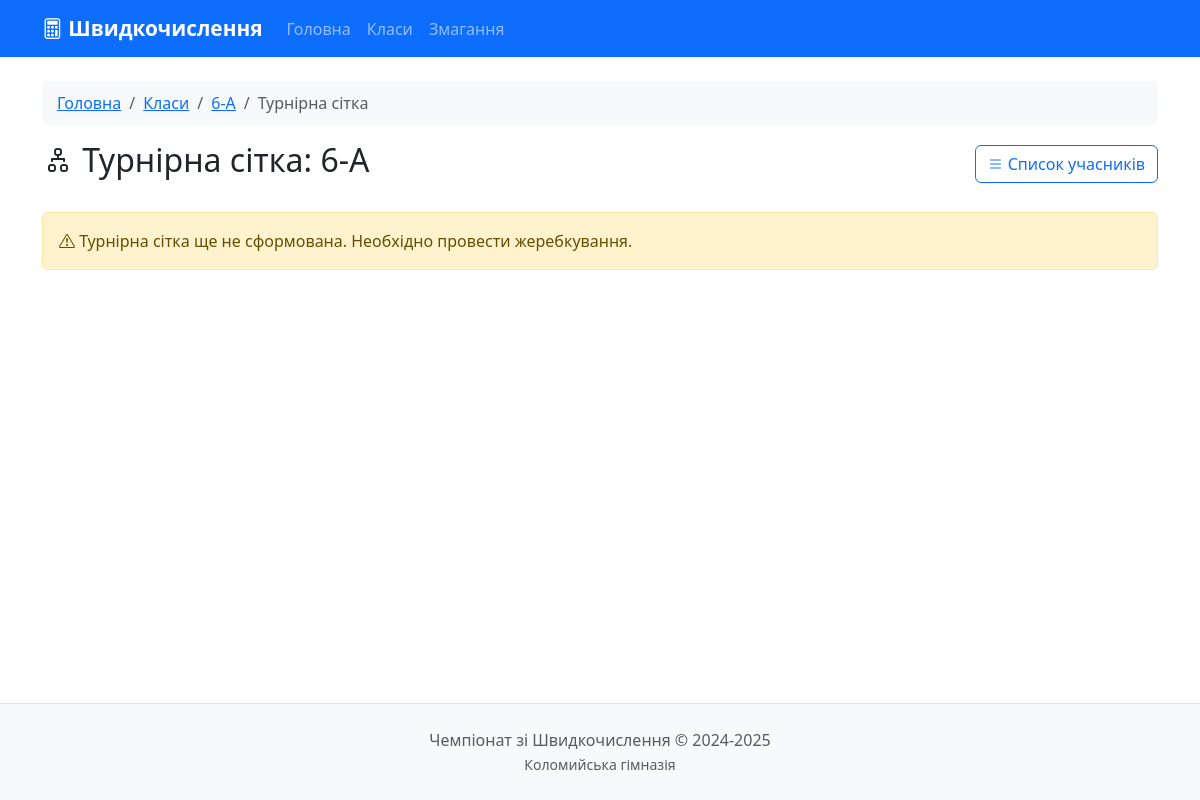
The page /bracket/6-А on the database as committed earlier.
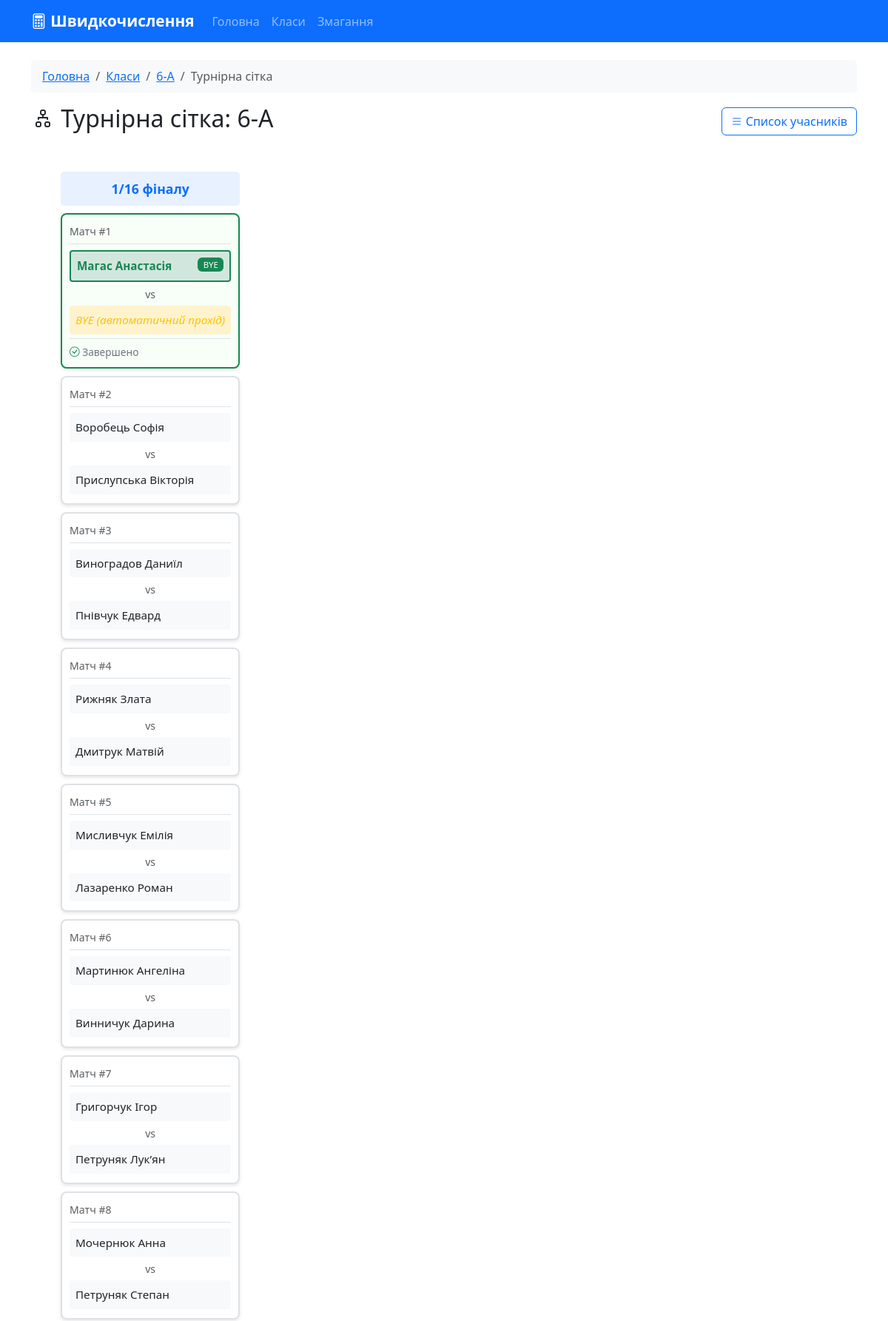
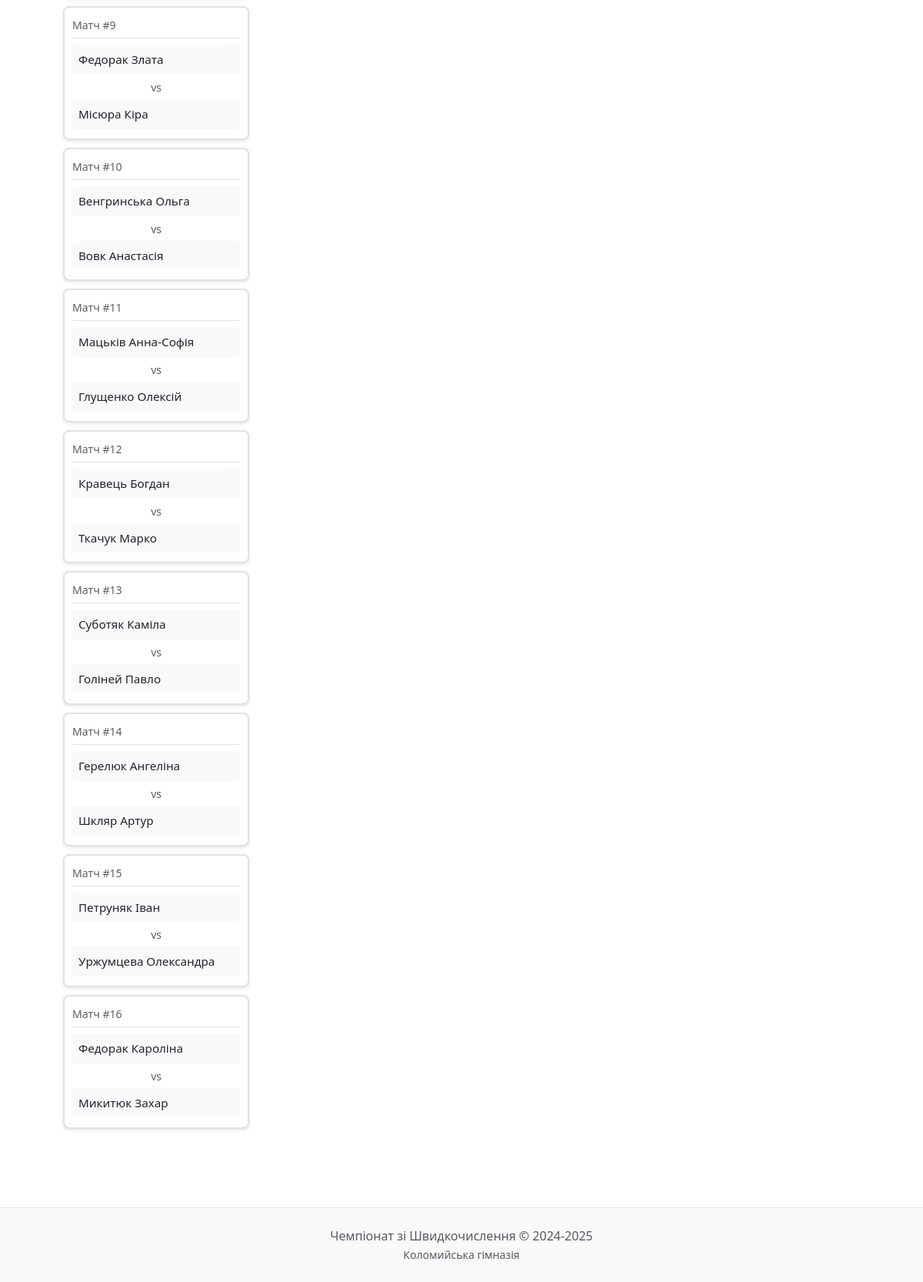
The same page on the database as committed later (2 pictures, top to bottom).
### models.py (models this page shows, shortened)
class Match(db.Model):
    id = db.Column(db.Integer, primary_key=True)
    student1_id = db.Column(db.Integer, db.ForeignKey('student.id'), nullable=False)
    student2_id = db.Column(db.Integer, db.ForeignKey('student.id'), nullable=True)
    class_name = db.Column(db.String(10), nullable=False)
    round_number = db.Column(db.Integer, nullable=False)
    match_number = db.Column(db.Integer, nullable=False)
    winner_id = db.Column(db.Integer, db.ForeignKey('student.id'), nullable=True)
    winner = db.relationship('Student', foreign_keys=[winner_id], backref='wins')
    scheduled_date = db.Column(db.DateTime, nullable=True)
    completed_date = db.Column(db.DateTime, nullable=True)
    is_completed = db.Column(db.Boolean, default=False)
    score1 = db.Column(db.Integer)
    score2 = db.Column(db.Integer)
    notes = db.Column(db.Text)
    @property
    def round_name(self):
        if self.round_number == 0:
            return "Кваліфікація"
        round_names = {
            1: "1/16 фіналу",
            2: "1/8 фіналу",
            3: "1/4 фіналу",
            4: "1/2 фіналу (Півфінал)",
            5: "Фінал",
            6: "За 3-є місце"
        }
        return round_names.get(self.round_number, f"Раунд {self.round_number}")

class Student(db.Model):
    id = db.Column(db.Integer, primary_key=True)
    first_name = db.Column(db.String(50), nullable=False)
    last_name = db.Column(db.String(50), nullable=False)
    patronymic = db.Column(db.String(50))
    class_name = db.Column(db.String(10), nullable=False)
    seed = db.Column(db.Integer)
    rating = db.Column(db.Integer, default=0)
    has_bye = db.Column(db.Boolean, default=False)
    home_matches = db.relationship('Match', foreign_keys='Match.student1_id', backref='student1', lazy=True)
    away_matches = db.relationship('Match', foreign_keys='Match.student2_id', backref='student2', lazy=True)
    @property
    def full_name(self):
        return f"{self.last_name} {self.first_name} {self.patronymic or ''}".strip()

### app.py (the view)
@app.route('/bracket/<class_name>')
def bracket(class_name):
    students = Student.query.filter_by(class_name=class_name).order_by(Student.seed).all()
    matches = Match.query.filter_by(class_name=class_name).order_by(Match.round_number, Match.match_number).all()
    rounds = {}
    for match in matches:
        if match.round_number not in rounds:
            rounds[match.round_number] = []
        rounds[match.round_number].append(match)
    return render_template('bracket.html',
                         class_name=class_name,
                         students=students,
                         rounds=sorted(rounds.items()))

### templates/bracket.html (shortened to what this page needs)
{% extends "base.html" %}
{% block content %}
<div class="row">
    <div class="col-12">
        <nav aria-label="breadcrumb">
            <ol class="breadcrumb">
                <li class="breadcrumb-item"><a href="{{ url_for('index') }}">Головна</a></li>
                <li class="breadcrumb-item"><a href="{{ url_for('classes') }}">Класи</a></li>
                <li class="breadcrumb-item"><a href="{{ url_for('class_detail', class_name=class_name) }}">{{ class_name }}</a></li>
                <li class="breadcrumb-item active">Турнірна сітка</li>
            </ol>
        </nav>
        <div class="d-flex justify-content-between align-items-center mb-4">
            <h2><i class="bi bi-diagram-2"></i> Турнірна сітка: {{ class_name }}</h2>
            <a href="{{ url_for('class_detail', class_name=class_name) }}" class="btn btn-outline-primary">
                <i class="bi bi-list"></i> Список учасників
            </a>
        </div>
        {% if rounds %}
        <div class="bracket">
            {% for round_num, round_matches in rounds %}
            <div class="round">
                <div class="round-title">
                    {% if round_matches %}
                        {{ round_matches[0].round_name }}
                    {% else %}
                        Раунд {{ round_num }}
                    {% endif %}
                </div>
                {% for match in round_matches %}
                <div class="match-card {% if match.is_completed %}completed{% endif %}">
                    <div class="match-header mb-2">
                        <small class="text-muted">Матч #{{ match.match_number }}</small>
                    </div>
                    <div class="participant {% if match.winner_id == match.student1_id %}winner{% endif %} {% if match.student1 and match.student1.has_bye %}text-success fw-bold{% endif %}">
                        {% if match.student1 %}
                            {{ match.student1.full_name }}
                            {% if match.student1.has_bye and match.round_number == 1 %}
                                <span class="badge bg-success float-end">BYE</span>
                            {% elif match.score1 is not none %}
                                <span class="badge bg-secondary float-end">{{ match.score1 }}</span>
                            {% endif %}
                        {% else %}
                            <span class="text-muted">Очікується...</span>
                        {% endif %}
                    </div>
                    <div class="text-center my-1">
                        <small class="text-muted">vs</small>
                    </div>
                    <div class="participant {% if match.student2_id is none %}bye{% elif match.winner_id == match.student2_id %}winner{% endif %}">
                        {% if match.student2 %}
                            {{ match.student2.full_name }}
                        {% elif match.student2_id is none and match.student1 %}
                            <span class="text-warning">BYE (автоматичний прохід)</span>
                        {% else %}
                            <span class="text-muted">Очікується...</span>
                        {% endif %}
                    </div>
                    {% if match.is_completed %}
                    <div class="match-info">
                        <i class="bi bi-check-circle text-success"></i> Завершено
                    </div>
                    {% endif %}
                </div>
                {% endfor %}
            </div>
            {% endfor %}
        </div>
        {% else %}
        <div class="alert alert-warning">
            <i class="bi bi-exclamation-triangle"></i>
            Турнірна сітка ще не сформована. Необхідно провести жеребкування.
        </div>
        {% endif %}
    </div>
</div>
{% endblock %}

### templates/base.html (shortened to what this page needs)
<!DOCTYPE html>
<html lang="uk">
<head>
    <link href="https://cdn.jsdelivr.net/npm/bootstrap@5.3.0/dist/css/bootstrap.min.css" rel="stylesheet">
    <link rel="stylesheet" href="https://cdn.jsdelivr.net/npm/bootstrap-icons@1.11.0/font/bootstrap-icons.css">
    <link rel="stylesheet" href="{{ url_for('static', filename='css/style.css') }}">
</head>
<body>
    <nav class="navbar navbar-expand-lg navbar-dark bg-primary">
        <div class="container">
            <a class="navbar-brand" href="{{ url_for('index') }}">
                <i class="bi bi-calculator"></i> Швидкочислення
            </a>
            <div class="collapse navbar-collapse" id="navbarNav">
                <ul class="navbar-nav me-auto">
                    <li class="nav-item">
                        <a class="nav-link {% if request.endpoint == 'index' %}active{% endif %}"
                           href="{{ url_for('index') }}">Головна</a>
                    </li>
                    <li class="nav-item">
                        <a class="nav-link {% if request.endpoint == 'classes' %}active{% endif %}"
                           href="{{ url_for('classes') }}">Класи</a>
                    </li>
                    <li class="nav-item">
                        <a class="nav-link {% if request.endpoint == 'matches' %}active{% endif %}"
                           href="{{ url_for('matches') }}">Змагання</a>
                    </li>
                </ul>
            </div>
        </div>
    </nav>
    <main class="container my-4">
        {% block content %}{% endblock %}
    </main>
    <footer class="bg-light py-4 mt-5">
        <div class="container text-center text-muted">
            <p class="mb-0">Чемпіонат зі Швидкочислення &copy; 2024-2025</p>
            <small>Коломийська гімназія</small>
        </div>
    </footer>
</body>
</html>

### static/css/style.css (style rules this page uses)
body { min-height: 100vh; display: flex; flex-direction: column; }
main { flex: 1; }
.navbar-brand { font-weight: bold; font-size: 1.3rem; }
.bracket { display: flex; padding: 20px; overflow-x: auto; min-height: 500px; }
.round { display: flex; flex-direction: column; justify-content: space-around; margin: 0 15px; }
.round-title { text-align: center; font-weight: bold; font-size: 1.1rem; margin-bottom: 20px; color: #0d6efd; padding: 10px; background: #e7f1ff; border-radius: 5px; }
.match-card { background: white; border: 2px solid #dee2e6; border-radius: 8px; margin: 10px 0; padding: 12px; min-width: 220px; max-width: 250px; box-shadow: 0 2px 4px rgba(0,0,0,0.1); transition: all 0.3s; }
.match-card.completed { border-color: #198754; background: #f8fff8; }
.match-header { border-bottom: 1px solid #dee2e6; padding-bottom: 5px; margin-bottom: 8px; }
.participant { padding: 10px; margin: 3px 0; border-radius: 5px; background: #f8f9fa; font-size: 0.95rem; transition: all 0.2s; }
.participant.winner { background: #d1e7dd; font-weight: bold; border: 2px solid #198754; }
.participant.bye { background: #fff3cd; font-style: italic; color: #856404; }
.match-info { font-size: 0.85em; color: #6c757d; margin-top: 8px; padding-top: 8px; border-top: 1px solid #dee2e6; }
.badge { font-weight: 500; }
footer { margin-top: auto; border-top: 1px solid #dee2e6; }
.btn { transition: all 0.2s; }
.breadcrumb { background: #f8f9fa; padding: 10px 15px; border-radius: 5px; }

### templates/bracket.html (style rules this page uses)
.bracket { overflow-x: auto; }
.round { display: inline-block; vertical-align: top; margin: 0 20px; }
.round-title { text-align: center; font-weight: bold; margin-bottom: 10px; color: #0d6efd; }
.match-card { background: white; border: 2px solid #dee2e6; border-radius: 8px; margin: 10px 0; padding: 10px; min-width: 200px; }
.match-card.completed { border-color: #198754; }
.participant { padding: 8px; margin: 2px 0; border-radius: 4px; background: #f8f9fa; }
.participant.winner { background: #d1e7dd; font-weight: bold; }
.participant.bye { background: #fff3cd; font-style: italic; }
.match-info { font-size: 0.85em; color: #6c757d; margin-top: 5px; }

Rows that differ between the two databases and show on the page:
added Match: round_number "1/16 фіналу", match_number "1", student1.full_name "Магас Анастасія", shows "BYE", shows "BYE (автоматичний прохід)", is_completed True (drawn)
added Match: match_number "2", student1.full_name "Воробець Софія", student2.full_name "Прислупська Вікторія"
added Match: match_number "3", student1.full_name "Виноградов Даниїл", student2.full_name "Пнівчук Едвард"
added Match: match_number "4", student1.full_name "Рижняк Злата", student2.full_name "Дмитрук Матвій"
added Match: match_number "5", student1.full_name "Мисливчук Емілія", student2.full_name "Лазаренко Роман"
added Match: match_number "6", student1.full_name "Мартинюк Ангеліна", student2.full_name "Винничук Дарина"
added Match: match_number "7", student1.full_name "Григорчук Ігор", student2.full_name "Петруняк Лук’ян"
added Match: match_number "8", student1.full_name "Мочернюк Анна", student2.full_name "Петруняк Степан"
added Match: match_number "9", student1.full_name "Федорак Злата", student2.full_name "Місюра Кіра"
added Match: match_number "10", student1.full_name "Венгринська Ольга", student2.full_name "Вовк Анастасія"
added Match: match_number "11", student1.full_name "Мацьків Анна-Софія", student2.full_name "Глущенко Олексій"
added Match: match_number "12", student1.full_name "Кравець Богдан", student2.full_name "Ткачук Марко"
added Match: match_number "13", student1.full_name "Суботяк Каміла", student2.full_name "Голіней Павло"
added Match: match_number "14", student1.full_name "Герелюк Ангеліна", student2.full_name "Шкляр Артур"
added Match: match_number "15", student1.full_name "Петруняк Іван", student2.full_name "Уржумцева Олександра"
added Match: match_number "16", student1.full_name "Федорак Кароліна", student2.full_name "Микитюк Захар"
Other text that changed with them:
text no longer shown: "Турнірна сітка ще не сформована. Необхідно провести жеребкування."
